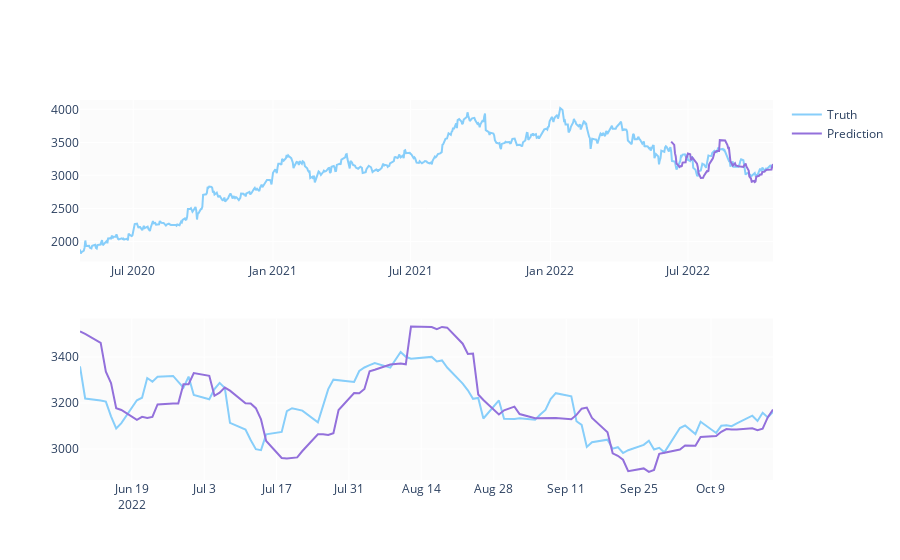

Source (notebook cell):
### Code cell
predicted_prices = df.loc[test_split_idx+1:].copy()
predicted_prices['Close'] = y_pred

fig = make_subplots(rows=2, cols=1)
fig.add_trace(go.Scatter(x=df.Date, y=df.Close,
                         name='Truth',
                         marker_color='LightSkyBlue'), row=1, col=1)

fig.add_trace(go.Scatter(x=predicted_prices.Date,
                         y=predicted_prices.Close,
                         name='Prediction',
                         marker_color='MediumPurple'), row=1, col=1)

fig.add_trace(go.Scatter(x=predicted_prices.Date,
                         y=y_test,
                         name='Truth',
                         marker_color='LightSkyBlue',
                         showlegend=False), row=2, col=1)

fig.add_trace(go.Scatter(x=predicted_prices.Date,
                         y=y_pred,
                         name='Prediction',
                         marker_color='MediumPurple',
                         showlegend=False), row=2, col=1)

fig.show()
